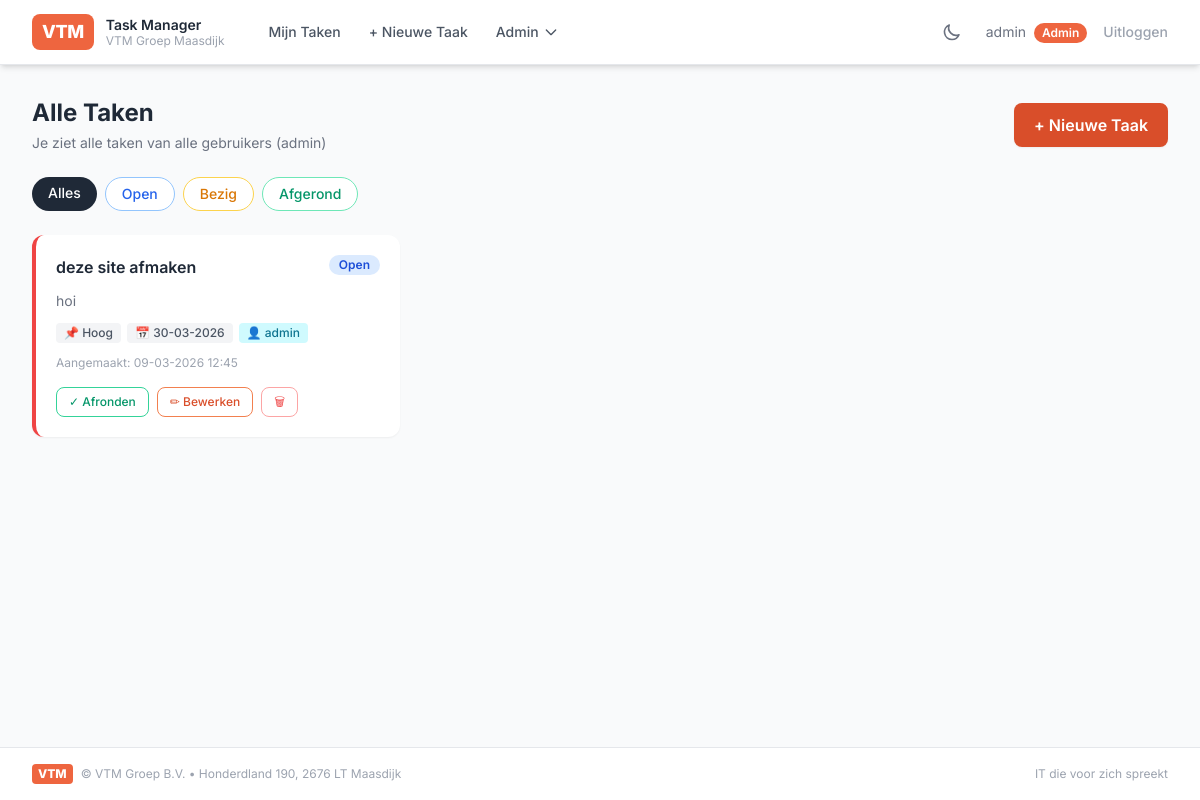
/tasks (signed in), run on an earlier commit of the app's database.
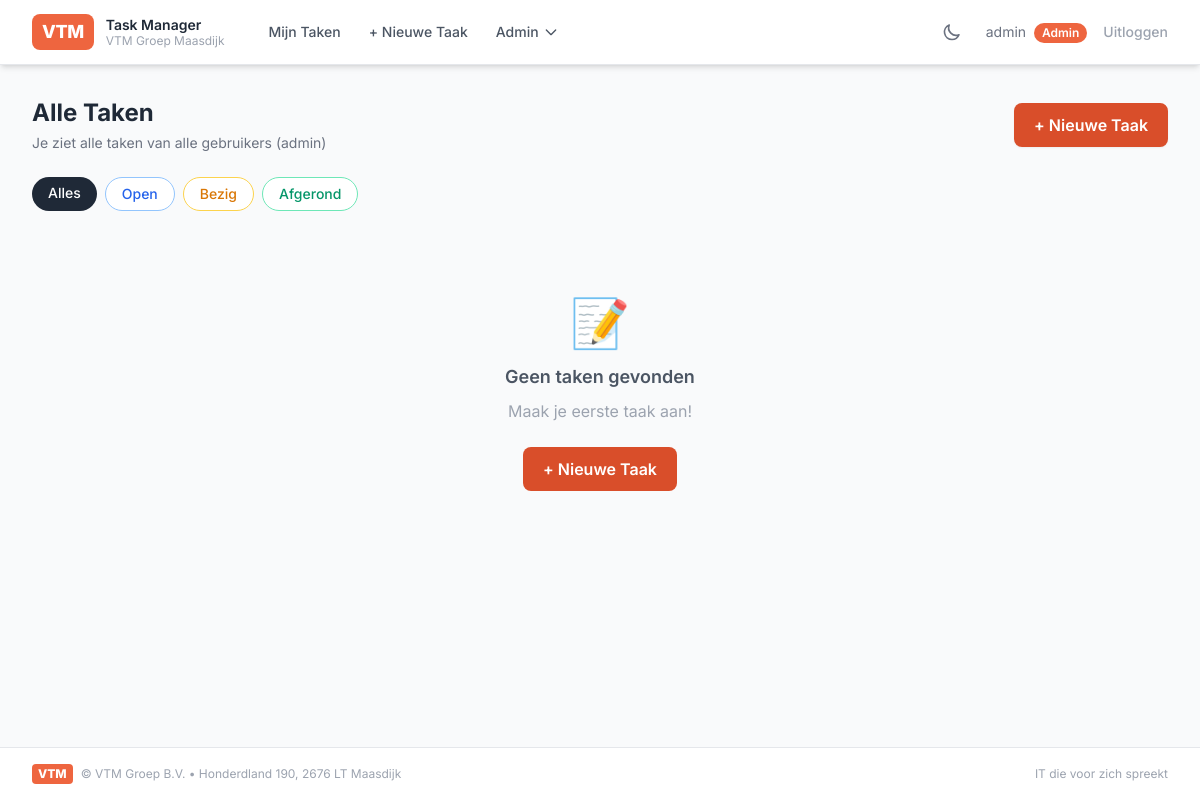
And on a later commit of the database.
### app.py (models this page shows, shortened)
class User(UserMixin, db.Model):
    id = db.Column(db.Integer, primary_key=True)
    username = db.Column(db.String(80), unique=True, nullable=False)
    email = db.Column(db.String(120), unique=True, nullable=False)
    password_hash = db.Column(db.String(256), nullable=False)
    role = db.Column(db.String(10), nullable=False, default='user')   # 'admin' of 'user'
    tasks = db.relationship('Task', backref='owner', lazy=True, foreign_keys='Task.user_id')
    assigned_tasks = db.relationship('Task', backref='assignee', lazy=True, foreign_keys='Task.assigned_to_id')
    @property
    def is_admin(self):
        return self.role == 'admin'

class Task(db.Model):
    id = db.Column(db.Integer, primary_key=True)
    title = db.Column(db.String(200), nullable=False)
    description = db.Column(db.Text, default='')
    status = db.Column(db.String(20), nullable=False, default='open')  # open, bezig, afgerond
    priority = db.Column(db.String(10), nullable=False, default='normaal')  # laag, normaal, hoog
    created_at = db.Column(db.DateTime, default=datetime.utcnow)
    due_date = db.Column(db.Date, nullable=True)
    user_id = db.Column(db.Integer, db.ForeignKey('user.id'), nullable=False)
    assigned_to_id = db.Column(db.Integer, db.ForeignKey('user.id'), nullable=True)

### app.py (the view)
@app.route('/tasks')
@login_required
def tasks():
    status_filter = request.args.get('status', '')
    if current_user.is_admin:
        query = Task.query
    else:
        query = Task.query.filter(or_(Task.user_id == current_user.id, Task.assigned_to_id == current_user.id))
    if status_filter:
        query = query.filter_by(status=status_filter)
    all_tasks = query.order_by(Task.created_at.desc()).all()
    return render_template('tasks.html', tasks=all_tasks, status_filter=status_filter)

### app.py (called while the page is built)
@login_manager.user_loader
def load_user(user_id):
    return db.session.get(User, int(user_id))

### templates/tasks.html (shortened to what this page needs)
{% extends "base.html" %}
{% block content %}
<div class="flex flex-col sm:flex-row sm:items-center sm:justify-between gap-4 mb-6">
    <div>
        <h2 class="text-2xl font-bold text-gray-800 dark:text-white">
            {% if current_user.is_admin %}Alle Taken{% else %}Mijn Taken{% endif %}
        </h2>
        {% if current_user.is_admin %}
        <p class="text-sm text-gray-500 dark:text-gray-400 mt-1">Je ziet alle taken van alle gebruikers (admin)</p>
        {% endif %}
    </div>
    <a href="{{ url_for('task_create') }}" class="inline-flex items-center gap-2 bg-vtm-600 hover:bg-vtm-700 text-white font-semibold px-5 py-2.5 rounded-lg transition shadow-sm">
        + Nieuwe Taak
    </a>
</div>
<div class="flex flex-wrap gap-2 mb-6">
    <a href="{{ url_for('tasks') }}"
       class="px-4 py-1.5 rounded-full text-sm font-medium transition
       {% if not status_filter %}bg-gray-800 dark:bg-white text-white dark:text-gray-800{% else %}bg-white dark:bg-gray-800 text-gray-600 dark:text-gray-300 border border-gray-300 dark:border-gray-600 hover:bg-gray-100 dark:hover:bg-gray-700{% endif %}">
       Alles
    </a>
    <a href="{{ url_for('tasks', status='open') }}"
       class="px-4 py-1.5 rounded-full text-sm font-medium transition
       {% if status_filter == 'open' %}bg-blue-600 text-white{% else %}bg-white dark:bg-gray-800 text-blue-600 dark:text-blue-400 border border-blue-300 dark:border-blue-700 hover:bg-blue-50 dark:hover:bg-gray-700{% endif %}">
       Open
    </a>
    <a href="{{ url_for('tasks', status='bezig') }}"
       class="px-4 py-1.5 rounded-full text-sm font-medium transition
       {% if status_filter == 'bezig' %}bg-amber-500 text-white{% else %}bg-white dark:bg-gray-800 text-amber-600 dark:text-amber-400 border border-amber-300 dark:border-amber-700 hover:bg-amber-50 dark:hover:bg-gray-700{% endif %}">
       Bezig
    </a>
    <a href="{{ url_for('tasks', status='afgerond') }}"
       class="px-4 py-1.5 rounded-full text-sm font-medium transition
       {% if status_filter == 'afgerond' %}bg-emerald-600 text-white{% else %}bg-white dark:bg-gray-800 text-emerald-600 dark:text-emerald-400 border border-emerald-300 dark:border-emerald-700 hover:bg-emerald-50 dark:hover:bg-gray-700{% endif %}">
       Afgerond
    </a>
</div>
{% if tasks %}
<div class="grid grid-cols-1 md:grid-cols-2 lg:grid-cols-3 gap-4">
    {% for task in tasks %}
    <div class="bg-white dark:bg-gray-800 rounded-xl shadow-sm border-l-4 {% if task.status == 'afgerond' %}opacity-60{% endif %}
        {% if task.priority == 'hoog' %}border-l-red-500{% elif task.priority == 'normaal' %}border-l-amber-400{% else %}border-l-emerald-400{% endif %}
        hover:shadow-md transition">
        <div class="p-5">
            <div class="flex items-start justify-between gap-2 mb-3">
                <h3 class="font-semibold text-gray-800 dark:text-white {% if task.status == 'afgerond' %}line-through{% endif %}">{{ task.title }}</h3>
                <span class="shrink-0 inline-flex items-center px-2.5 py-0.5 rounded-full text-xs font-semibold
                    {% if task.status == 'open' %}bg-blue-100 dark:bg-blue-900/40 text-blue-700 dark:text-blue-300
                    {% elif task.status == 'bezig' %}bg-amber-100 dark:bg-amber-900/40 text-amber-700 dark:text-amber-300
                    {% else %}bg-emerald-100 dark:bg-emerald-900/40 text-emerald-700 dark:text-emerald-300{% endif %}">
                    {{ task.status | capitalize }}
                </span>
            </div>
            {% if task.description %}
            <p class="text-sm text-gray-500 dark:text-gray-400 mb-3">{{ task.description[:100] }}{% if task.description|length > 100 %}...{% endif %}</p>
            {% endif %}
            <div class="flex flex-wrap gap-1.5 mb-3">
                <span class="inline-flex items-center px-2 py-0.5 rounded text-xs font-medium bg-gray-100 dark:bg-gray-700 text-gray-600 dark:text-gray-300">📌 {{ task.priority | capitalize }}</span>
                {% if task.due_date %}
                <span class="inline-flex items-center px-2 py-0.5 rounded text-xs font-medium bg-gray-100 dark:bg-gray-700 text-gray-600 dark:text-gray-300">📅 {{ task.due_date.strftime('%d-%m-%Y') }}</span>
                {% endif %}
                <span class="inline-flex items-center px-2 py-0.5 rounded text-xs font-medium bg-cyan-100 dark:bg-cyan-900/40 text-cyan-700 dark:text-cyan-300">👤 {{ task.owner.username }}</span>
            </div>
            <p class="text-xs text-gray-400 dark:text-gray-500 mb-4">Aangemaakt: {{ task.created_at.strftime('%d-%m-%Y %H:%M') }}</p>
            <div class="flex items-center gap-2">
                <form method="post" action="{{ url_for('task_toggle', task_id=task.id) }}">
                    <button type="submit" class="px-3 py-1.5 rounded-lg text-xs font-medium transition
                        {% if task.status == 'afgerond' %}border border-gray-300 dark:border-gray-600 text-gray-500 dark:text-gray-400 hover:bg-gray-100 dark:hover:bg-gray-700
                        {% else %}border border-emerald-400 dark:border-emerald-600 text-emerald-600 dark:text-emerald-400 hover:bg-emerald-50 dark:hover:bg-emerald-900/30{% endif %}">
                        {% if task.status == 'afgerond' %}↩ Heropen{% else %}✓ Afronden{% endif %}
                    </button>
                </form>
                <a href="{{ url_for('task_edit', task_id=task.id) }}" class="px-3 py-1.5 rounded-lg text-xs font-medium border border-vtm-400 dark:border-vtm-600 text-vtm-600 dark:text-vtm-400 hover:bg-vtm-50 dark:hover:bg-vtm-900/30 transition">✏ Bewerken</a>
                <form method="post" action="{{ url_for('task_delete', task_id=task.id) }}" onsubmit="return confirm('Weet je zeker dat je deze taak wilt verwijderen?')">
                    <button type="submit" class="px-3 py-1.5 rounded-lg text-xs font-medium border border-red-300 dark:border-red-600 text-red-500 dark:text-red-400 hover:bg-red-50 dark:hover:bg-red-900/30 transition">🗑</button>
                </form>
            </div>
        </div>
    </div>
    {% endfor %}
</div>
{% else %}
<div class="text-center py-16">
    <div class="text-5xl mb-4">📝</div>
    <h3 class="text-lg font-semibold text-gray-600 dark:text-gray-300 mb-2">Geen taken gevonden</h3>
    <p class="text-gray-400 dark:text-gray-500 mb-6">Maak je eerste taak aan!</p>
    <a href="{{ url_for('task_create') }}" class="inline-flex items-center gap-2 bg-vtm-600 hover:bg-vtm-700 text-white font-semibold px-5 py-2.5 rounded-lg transition">+ Nieuwe Taak</a>
</div>
{% endif %}
{% endblock %}

### templates/base.html (shortened to what this page needs)
<!doctype html>
<html lang="nl" x-data="{ darkMode: localStorage.getItem('darkMode') === 'true' }" :class="{ 'dark': darkMode }" x-init="$watch('darkMode', val => localStorage.setItem('darkMode', val))">
<head>
    <script src="https://cdn.tailwindcss.com"></script>
</head>
<body class="bg-gray-50 dark:bg-gray-900 min-h-screen font-sans flex flex-col transition-colors duration-200">
    {% if current_user.is_authenticated %}
    <nav class="bg-white dark:bg-gray-800 shadow-md border-b border-gray-200 dark:border-gray-700 transition-colors duration-200" x-data="{ mobileOpen: false }">
        <div class="max-w-7xl mx-auto px-4 sm:px-6 lg:px-8">
            <div class="flex items-center justify-between h-16">
                <div class="flex items-center gap-8">
                    <a href="{{ url_for('tasks') }}" class="flex items-center gap-3">
                        <div class="bg-vtm-500 text-white font-extrabold text-lg px-2.5 py-1 rounded-lg tracking-tight">VTM</div>
                        <div class="hidden sm:block">
                            <span class="text-gray-800 dark:text-white font-semibold text-sm leading-tight block">Task Manager</span>
                            <span class="text-gray-400 dark:text-gray-500 text-xs leading-tight block">VTM Groep Maasdijk</span>
                        </div>
                    </a>
                    <div class="hidden md:flex items-center gap-1">
                        <a href="{{ url_for('tasks') }}" class="text-gray-600 dark:text-gray-300 hover:bg-vtm-50 dark:hover:bg-gray-700 hover:text-vtm-600 dark:hover:text-vtm-400 px-3 py-2 rounded-lg text-sm font-medium transition">Mijn Taken</a>
                        <a href="{{ url_for('task_create') }}" class="text-gray-600 dark:text-gray-300 hover:bg-vtm-50 dark:hover:bg-gray-700 hover:text-vtm-600 dark:hover:text-vtm-400 px-3 py-2 rounded-lg text-sm font-medium transition">+ Nieuwe Taak</a>
                        {% if current_user.is_admin %}
                        <div class="relative" x-data="{ open: false }">
                            <button @click="open = !open" @click.outside="open = false" class="text-gray-600 dark:text-gray-300 hover:bg-vtm-50 dark:hover:bg-gray-700 hover:text-vtm-600 dark:hover:text-vtm-400 px-3 py-2 rounded-lg text-sm font-medium transition inline-flex items-center gap-1">
                                Admin
                                <svg class="w-4 h-4" fill="none" stroke="currentColor" viewBox="0 0 24 24"><path stroke-linecap="round" stroke-linejoin="round" stroke-width="2" d="M19 9l-7 7-7-7"/></svg>
                            </button>
                        </div>
                        {% endif %}
                    </div>
                </div>
                <div class="hidden md:flex items-center gap-4">
                    <button @click="darkMode = !darkMode" class="p-2 rounded-lg text-gray-500 dark:text-gray-400 hover:bg-gray-100 dark:hover:bg-gray-700 transition" title="Dark mode toggle">
                        <svg x-show="!darkMode" class="w-5 h-5" fill="none" stroke="currentColor" viewBox="0 0 24 24"><path stroke-linecap="round" stroke-linejoin="round" stroke-width="2" d="M20.354 15.354A9 9 0 018.646 3.646 9.003 9.003 0 0012 21a9.003 9.003 0 008.354-5.646z"/></svg>
                    </button>
                    <span class="text-gray-500 dark:text-gray-400 text-sm">
                        {{ current_user.username }}
                        {% if current_user.is_admin %}<span class="ml-1 inline-flex items-center px-2 py-0.5 rounded-full text-xs font-semibold bg-vtm-500 text-white">Admin</span>{% endif %}
                    </span>
                    <a href="{{ url_for('logout') }}" class="text-gray-400 dark:text-gray-500 hover:text-vtm-500 dark:hover:text-vtm-400 text-sm font-medium transition">Uitloggen</a>
                </div>
            </div>
        </div>
    </nav>
    {% endif %}
    <main class="max-w-7xl mx-auto px-4 sm:px-6 lg:px-8 py-8 flex-1 w-full">
        {% block content %}{% endblock %}
    </main>
    <footer class="bg-white dark:bg-gray-800 border-t border-gray-200 dark:border-gray-700 mt-auto transition-colors duration-200">
        <div class="max-w-7xl mx-auto px-4 sm:px-6 lg:px-8 py-4 flex flex-col sm:flex-row items-center justify-between gap-2">
            <div class="flex items-center gap-2">
                <div class="bg-vtm-500 text-white font-extrabold text-xs px-1.5 py-0.5 rounded">VTM</div>
                <span class="text-gray-400 dark:text-gray-500 text-xs">&copy; VTM Groep B.V. &bull; Honderdland 190, 2676 LT Maasdijk</span>
            </div>
            <span class="text-gray-400 dark:text-gray-500 text-xs">IT die voor zich spreekt</span>
        </div>
    </footer>
</body>
</html>

What changed in the data, as far as the page shows it:
removed Task: title "deze site afmaken", status "Open", description "hoi", priority "Hoog", due_date "30-03-2026", owner.username "admin", created_at "09-03-2026 12:45", shows "✓ Afronden"
Also different on the page:
text now shown: "📝 Geen taken gevonden Maak je eerste taak aan! + Nieuwe Taak"
